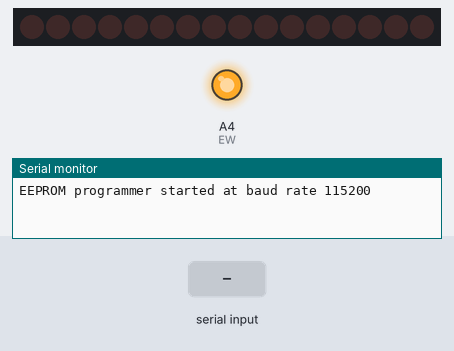
Bench run of a program on a simulated Arduino Nano, built with avr-gcc and run on an emulated ATmega328P. On the bench: 16 shift-register outputs drawn as a row of LEDs (first output left, lit = HIGH), output pins drawn as LEDs (lit = HIGH), the last lines printed to the serial monitor. Wiring (inferred from the names in the program): 2 × shift register (74HC595): data pin 3; shift clock pin 2; latch A5. Wiring (inferred from the signals the program sends): row of LEDs: on Q0, Q1, Q2, Q3, Q4, Q5, Q6, Q7, Q8, Q9, Q10, Q11, Q12, Q13, Q14, Q15. The inputs (shaded band) are chosen by the test bench. Pins used as bus, display or sensor lines are not drawn.

Above: at 1.2 s.
1.3 s: "90,45,200\n" received over Serial
At 1.7 s:
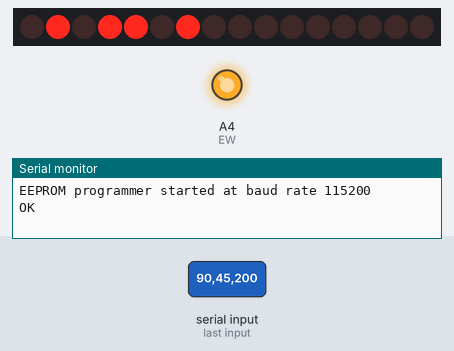
5.8 s: "30,150,10\n" received over Serial
At 6.4 s:
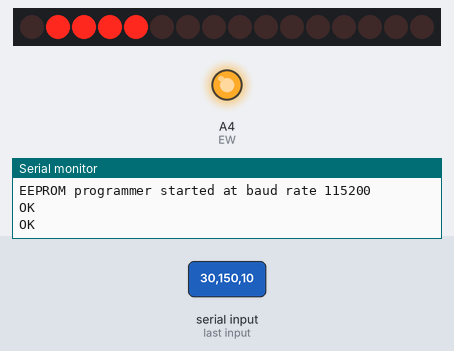
7.3 s: "1,90\n" received over Serial
At 8.7 s:
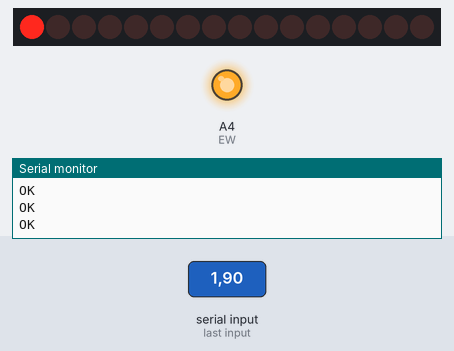
Timing chart, 0 to 10.3 s (numbered marks = the images above; inputs shaded):
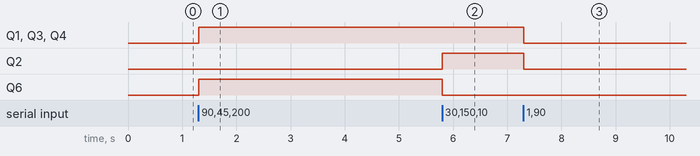

The program:

main.cpp
```cpp
//************************************************************************************
// Include libraries
#include <Arduino.h>
#include "serialEEPROMwriter.h"
//************************************************************************************
// Global variables
uint32_t baudRate = 115200;
//************************************************************************************
// Initialize instance
serialEEPROMwriter prom;
//************************************************************************************
// Setup
void setup() {
    prom.begin(baudRate);
}
//************************************************************************************
// Main loop
void loop() {
    prom.readSerial();
}
//************************************************************************************
```

serialEEPROMwriter.cpp
```cpp
#include <Arduino.h>
#include "serialEEPROMwriter.h"
//************************************************************************************
// Public functions
//************************************************************************************
// Setup pinout
serialEEPROMwriter::serialEEPROMwriter() {
    setupHW();
}
// Start seiral communication
void serialEEPROMwriter::begin(uint32_t baudRate = defaultBaudRate) {
    setupSerial(baudRate);
}
// Read from serial
void serialEEPROMwriter::readSerial() {
    String input = readFromSerial();
    if (input != "null") {
        processInput(input);
    }
}
// End serial communication
void serialEEPROMwriter::end() {
    Serial.end();
}
//************************************************************************************
// Private functions
//************************************************************************************
// Write address and data to serial prompt
void serialEEPROMwriter::writeToSerial(uint16_t address, uint8_t data) {
    Serial.print(address);
    Serial.print(",");
    Serial.println(data); // Prints data and \n character
    Serial.flush();
}
// Pulse write
void serialEEPROMwriter::pulseWrite() {
    digitalWrite(EW, LOW);
    delayMicroseconds(pulseTime); // Wrtie pulse should be 100 ns, function works accurately down to 3 micro seconds
    digitalWrite(EW, HIGH);
    delayMicroseconds(pinDelay);
}
// Set data
void serialEEPROMwriter::setData(uint8_t data) {
    for (uint8_t i = 0; i < EEPROM_pins; i ++) {
        digitalWrite(EEPROM_pin[i], bitRead(data, i));
    }
    delayMicroseconds(pinDelay);
}
// Write to EEPROM
void serialEEPROMwriter::writeEEPROM(uint16_t address, uint8_t data) {
    shiftOutAddress(address);
    setEEPROM(OUTPUT);
    setData(data);
    pulseWrite();
    setEEPROM(INPUT);
}
// Get data
uint8_t serialEEPROMwriter::getData() {
    uint8_t data = 0;
    for (uint8_t i = 0; i < EEPROM_pins; i ++) {
        data = data + (digitalRead(EEPROM_pin[i]) << i);
    }
    return data;
}
// Read from EEPROM
uint8_t serialEEPROMwriter::readEEPROM(uint16_t address) {
    shiftOutAddress(address);
    setEEPROM(INPUT);
    return getData();
}
// Shift out address to 74HC164
void serialEEPROMwriter::shiftOutAddress(uint16_t address) {
    byte lb_addr = (byte) address;
    byte hb_addr = (byte) (address >> 8);
    shiftOut(SO, SC, MSBFIRST, hb_addr);
    shiftOut(SO, SC, MSBFIRST, lb_addr);
}

// Process serial command
void serialEEPROMwriter::processInput(String input) {
    int16_t LFindex = input.indexOf('\n');
    if (LFindex > 0) {
        input = input.substring(0, LFindex);
    }
    int16_t SEPindex = input.indexOf(",");
    if (SEPindex > 0) { // Write command
        uint16_t address = (uint16_t) (input.substring(0, SEPindex)).toInt();
        uint8_t data = (uint8_t) (input.substring(SEPindex + 1)).toInt();
        writeEEPROM(address, data);
        Serial.println("OK");
    } else { // Read command
        uint16_t address = (uint16_t) input.toInt();
        uint8_t data = readEEPROM(address);
        writeToSerial(address, data);
    }
}
// Read from Serial
String serialEEPROMwriter::readFromSerial() {
    if (Serial.available() > 0) {
        return Serial.readStringUntil('\n');
    }
    return "null";
}
// Setup serial connection
void serialEEPROMwriter::setupSerial(uint32_t baudRate) {
    Serial.begin(baudRate);
    Serial.print("EEPROM programmer started at baud rate ");
    Serial.println(String(baudRate));
    Serial.flush();
}
// Setup 74HC164 out and clock pin
void serialEEPROMwriter::setupShift() {
    digitalWrite(SO, LOW);
    pinMode(SO, OUTPUT);
    digitalWrite(SC, LOW);
    pinMode(SC, OUTPUT);
    shiftOut(SO, SC, MSBFIRST, 0);
    shiftOut(SO, SC, MSBFIRST, 0);
}
// Set data pins mode for EEPROM, input or output (read or write data)
void serialEEPROMwriter::setEEPROM(uint8_t mode) {
    if (EEPROM_mode != mode) {
        EEPROM_mode = mode;
        if (mode == OUTPUT) {
            digitalWrite(ER, HIGH);
        } else {
            digitalWrite(ER, LOW);
        }
        for (uint8_t i = 0; i < EEPROM_pins; i++) {
            pinMode(EEPROM_pin[i], mode);
        }
    }
    delayMicroseconds(pinDelay);
}
// Setup EEPROM read and write pins
void serialEEPROMwriter::setupEEPROM() {
    pinMode(ER, OUTPUT);
    digitalWrite(ER, LOW);
    digitalWrite(EW, HIGH);
    pinMode(EW, OUTPUT);
    digitalWrite(CE, LOW);
    pinMode(CE, OUTPUT);
    setEEPROM(INPUT);
}
// Setup EEPROM and 74HC164
void serialEEPROMwriter::setupHW() {
    setupEEPROM();
    setupShift();
}
```

serialEEPROMwriter.h
```cpp
// Simple serial EEPROM reader/writer
// To shift register are used to set address
// Data is read using digital pins
// Global definitions
// EEPROM pinout
#define defaultBaudRate 250000
#define ED0 4 // EEPROM data pins, ED0 = I/O0 on EEPROM
#define ED1 5
#define ED2 6
#define ED3 7
#define ED4 8
#define ED5 9
#define ED6 10
#define ED7 11
#define EEPROM_pins 8
#define ER A5 // EEPROM read enable
#define EW A4 // EEPROM write enable
#define CE A3 // EEPROM chip enable
// Serial shift definitions
#define SO 3 // Shift out
#define SC 2 // Shift clock
#define pulseTime 5 // Write pulse should be 100 ns, function works accurately down to 3 micro seconds
#define pinDelay 3
// ensure this library description is only included once
#ifndef serialEEPROMwriter_h
#define serialEEPROMwriter_h
// Include Arduino
#include <Arduino.h>
// Class
class serialEEPROMwriter {
    public:
        // Class initializer
        serialEEPROMwriter();

        void begin(uint32_t baudRate = defaultBaudRate); // Setup serial and EEPROM
        void readSerial(); // Run in loop to read from serial and write/read to EEPROM
        void end();

    private:
        const uint8_t EEPROM_pin[EEPROM_pins] = {ED0, ED1, ED2, ED3, ED4, ED5, ED6, ED7};
        uint8_t EEPROM_mode;

        void setupHW();
        void setupEEPROM();
        void setupShift();
        void setupSerial(uint32_t baudRate);

        void setEEPROM(uint8_t mode);
        uint8_t readEEPROM(uint16_t address);
        void writeEEPROM(uint16_t address, uint8_t data);
        void setData(uint8_t data);
        uint8_t getData();
        void shiftOutAddress(uint16_t address);
        void pulseWrite();

        void writeToSerial(uint16_t address, uint8_t data);
        void processInput(String input);
        String readFromSerial();
};
#endif
```

Measured:
- after the input at 1.3 s, Q1, Q3, Q4, Q6: LOW → HIGH at once
- after the input at 5.8 s, Q2: LOW → HIGH at once; Q6: HIGH → LOW at once
- after the input at 7.3 s, Q1–4: HIGH → LOW at once
